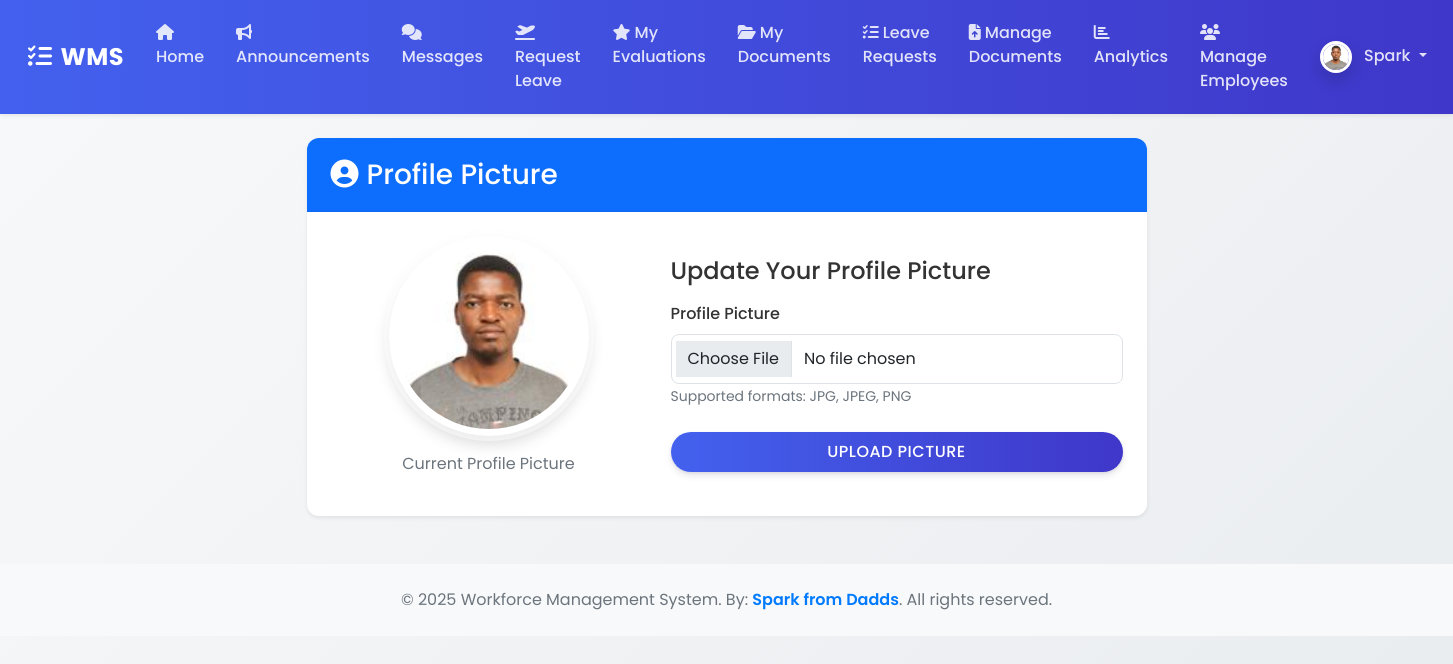
Screenshot of /profile/picture (signed in) with the database file from the repository.
### wms/models.py (models this page shows, shortened)
class ProfilePicture(db.Model):
    id = db.Column(db.Integer, primary_key=True)
    filename = db.Column(db.String(100), nullable=False)
    upload_date = db.Column(db.DateTime, nullable=False, default=datetime.datetime.utcnow)
    user_id = db.Column(db.Integer, db.ForeignKey('user.id'), nullable=False, unique=True)

class User(UserMixin, db.Model):
    id = db.Column(db.Integer, primary_key=True)
    username = db.Column(db.String(150), unique=True, nullable=False)
    email = db.Column(db.String(150), unique=True, nullable=False)
    password_hash = db.Column(db.String(256))
    role = db.Column(db.String(50), nullable=False, default='Employee') # Roles: Admin, Manager, Employee
    profile_picture = db.relationship('ProfilePicture', backref='user', uselist=False)

### wms/routes.py (the view, shortened to what this page needs)
@main_bp.route('/profile/picture', methods=['GET', 'POST'])
@login_required
def profile_picture():
    form = ProfilePictureForm()
    return render_template('profile_picture.html', title='Profile Picture', form=form)

### wms/forms.py
class ProfilePictureForm(FlaskForm):
    picture = FileField('Profile Picture', validators=[
        DataRequired(),
        FileAllowed(['jpg', 'png', 'jpeg'], 'Images only!')
    ])
    submit = SubmitField('Upload Picture')

### wms/__init__.py (called while the page is built)
def create_app():
    app = Flask(__name__)
    app.config['SECRET_KEY'] = os.environ.get('SECRET_KEY', 'a-very-secret-key-for-dev')
    app.config['SQLALCHEMY_DATABASE_URI'] = os.environ.get('DATABASE_URL', 'sqlite:///wms.db')
    app.config['SQLALCHEMY_TRACK_MODIFICATIONS'] = False
    app.config['UPLOAD_FOLDER'] = os.path.join(app.root_path, 'static/uploads')
    db.init_app(app)
    login_manager.init_app(app)
    csrf.init_app(app)
    migrate.init_app(app, db) # Initialize Migrate with app and db
    login_manager.login_view = 'main.login'
    login_manager.login_message_category = 'info'
    from wms.routes import main_bp
    app.register_blueprint(main_bp)
    with app.app_context():
        from . import models
    @login_manager.user_loader
    def load_user(user_id):
        from .models import User
        return User.query.get(int(user_id))
    return app

### wms/templates/profile_picture.html (shortened to what this page needs)
{% extends "base.html" %}
{% block content %}
<div class="container mt-4">
    <div class="row justify-content-center">
        <div class="col-md-8">
            <div class="card">
                <div class="card-header bg-primary text-white">
                    <h3 class="mb-0"><i class="fas fa-user-circle me-2"></i>Profile Picture</h3>
                </div>
                <div class="card-body">
                    <div class="row align-items-center">
                        <div class="col-md-5 text-center mb-4 mb-md-0">
                            <div class="profile-image-container">
                                {% if current_user.profile_picture %}
                                    <img src="{{ url_for('static', filename='uploads/profile_pics/' + current_user.profile_picture.filename) }}"
                                         class="img-thumbnail rounded-circle profile-picture" style="width: 200px; height: 200px; object-fit: cover;" alt="Profile Picture">
                                {% else %}
                                    <img src="{{ url_for('static', filename='uploads/profile_pics/default.png') }}"
                                         class="img-thumbnail rounded-circle profile-picture" style="width: 200px; height: 200px; object-fit: cover;" alt="Default Profile Picture">
                                {% endif %}
                            </div>
                            <p class="mt-3 text-muted">Current Profile Picture</p>
                        </div>
                        <div class="col-md-7">
                            <h4 class="mb-3">Update Your Profile Picture</h4>
                            <form method="POST" enctype="multipart/form-data">
                                <div class="form-group mb-3">
                                    {{ form.picture.label(class="form-label") }}
                                    {{ form.picture(class="form-control") }}
                                    <small class="form-text text-muted">Supported formats: JPG, JPEG, PNG</small>
                                </div>
                                <div class="form-group mt-4">
                                    {{ form.submit(class="btn btn-primary w-100") }}
                                </div>
                            </form>
                        </div>
                    </div>
                </div>
            </div>
        </div>
    </div>
</div>
{% endblock %}

### wms/templates/base.html (shortened to what this page needs)
<!DOCTYPE html>
<html>
<head>
    <link rel="stylesheet" href="https://cdn.jsdelivr.net/npm/bootstrap@5.1.3/dist/css/bootstrap.min.css">
    <link rel="stylesheet" href="https://cdnjs.cloudflare.com/ajax/libs/font-awesome/6.5.0/css/all.min.css">
    <link rel="stylesheet" href="{{ url_for('static', filename='css/styles.css') }}">
</head>
<body>
    <nav class="navbar navbar-expand-lg navbar-dark shadow-sm sticky-top">
        <div class="container-fluid">
            <a class="navbar-brand" href="#"><i class="fas fa-tasks me-2"></i>WMS</a>
            <div class="collapse navbar-collapse" id="navbarContent">
                <ul class="navbar-nav me-auto mb-2 mb-lg-0">
                    {% if current_user.is_authenticated %}
                        <li class="nav-item"><a class="nav-link" href="{{ url_for('main.home') }}"><i class="fas fa-home me-1"></i>Home</a></li>
                        <li class="nav-item"><a class="nav-link" href="{{ url_for('main.announcements') }}"><i class="fas fa-bullhorn me-1"></i>Announcements</a></li>
                        <li class="nav-item"><a class="nav-link" href="{{ url_for('main.messages') }}"><i class="fas fa-comments me-1"></i>Messages</a></li>
                        <li class="nav-item"><a class="nav-link" href="{{ url_for('main.new_leave_request') }}"><i class="fas fa-plane-departure me-1"></i>Request Leave</a></li>
                        <li class="nav-item"><a class="nav-link" href="{{ url_for('main.view_evaluations', user_id=current_user.id) }}"><i class="fas fa-star me-1"></i>My Evaluations</a></li>
                        <li class="nav-item"><a class="nav-link" href="{{ url_for('main.my_documents') }}"><i class="fas fa-folder-open me-1"></i>My Documents</a></li>
                        {% if current_user.role in ['Admin', 'Manager'] %}
                            <li class="nav-item"><a class="nav-link" href="{{ url_for('main.leave_requests') }}"><i class="fas fa-tasks me-1"></i>Leave Requests</a></li>
                            <li class="nav-item"><a class="nav-link" href="{{ url_for('main.documents') }}"><i class="fas fa-file-upload me-1"></i>Manage Documents</a></li>
                            <li class="nav-item"><a class="nav-link" href="{{ url_for('main.analytics') }}"><i class="fas fa-chart-bar me-1"></i>Analytics</a></li>
                            <li class="nav-item"><a class="nav-link" href="{{ url_for('main.manage_employees') }}"><i class="fas fa-users me-1"></i>Manage Employees</a></li>
                        {% endif %}
                    {% endif %}
                </ul>
                <ul class="navbar-nav">
                    {% if current_user.is_authenticated %}
                        <li class="nav-item dropdown">
                            <a class="nav-link dropdown-toggle" href="#" id="navbarDropdown" role="button" data-bs-toggle="dropdown" aria-expanded="false">
                                {% if current_user.profile_picture %}
                                    <img src="{{ url_for('static', filename='uploads/profile_pics/' + current_user.profile_picture.filename) }}"
                                         class="rounded-circle profile-picture" width="32" height="32" alt="Profile Picture">
                                {% else %}
                                    <img src="{{ url_for('static', filename='uploads/profile_pics/default.png') }}"
                                         class="rounded-circle profile-picture" width="32" height="32" alt="Default Profile Picture">
                                {% endif %}
                                <span class="ms-2">{{ current_user.username }}</span>
                            </a>
                        </li>
                    {% else %}
                        <li class="nav-item"><a class="nav-link" href="{{ url_for('main.login') }}"><i class="fas fa-sign-in-alt me-1"></i>Login</a></li>
                        <li class="nav-item"><a class="nav-link" href="{{ url_for('main.register') }}"><i class="fas fa-user-plus me-1"></i>Register</a></li>
                    {% endif %}
                </ul>
            </div>
        </div>
    </nav>
    <div class="container mt-4">
        {% block content %}{% endblock %}
    </div>
    <footer class="bg-light text-center text-muted py-4 mt-5">
  <div class="container">
    <p class="mb-0">
      © 2025 Workforce Management System. By:
      <span style="color: #007BFF; font-weight: 600;">Spark from Dadds</span>.
      All rights reserved.
    </p>
  </div>
</footer>
</body>
</html>

### wms/static/css/styles.css (style rules this page uses)
:root { --primary-color: #4361ee; --secondary-color: #3f37c9; --success-color: #4cc9f0; --info-color: #4895ef; --warning-color: #f72585; --danger-color: #e63946; --light-color: #f8f9fa; --dark-color: #212529; }
body { background: linear-gradient(135deg, #f8f9fa 0%, #e9ecef 100%); min-height: 100vh; font-family: 'Poppins', sans-serif; color: #333; }
.navbar { background: linear-gradient(90deg, var(--primary-color) 0%, var(--secondary-color) 100%) !important; padding: 0.8rem 1rem; }
.navbar-brand { font-weight: 700; letter-spacing: 0.5px; font-size: 1.5rem; color: white !important; }
.navbar-dark .navbar-nav .nav-link { color: rgba(255, 255, 255, 0.85); font-weight: 500; padding: 0.5rem 1rem; border-radius: 4px; transition: all 0.3s ease; }
.card, .list-group-item { border: none; box-shadow: 0 0.125rem 0.25rem rgba(0, 0, 0, 0.075); transition: all 0.3s ease; border-radius: 0.75rem; overflow: hidden; }
.card-header { background-color: #fff; border-bottom: 1px solid rgba(0, 0, 0, 0.05); padding: 1.25rem 1.5rem; font-weight: 600; }
.card-body { padding: 1.5rem; }
.btn { border-radius: 50px; padding: 0.5rem 1.5rem; font-weight: 500; text-transform: uppercase; letter-spacing: 0.5px; transition: all 0.3s ease; box-shadow: 0 4px 6px rgba(50, 50, 93, 0.11), 0 1px 3px rgba(0, 0, 0, 0.08); }
.btn-primary { background: linear-gradient(90deg, var(--primary-color) 0%, var(--secondary-color) 100%); border: none; }
.form-control, .form-select { border-radius: 0.5rem; padding: 0.75rem 1rem; border: 1px solid #dee2e6; transition: all 0.3s ease; }
.form-label { font-weight: 500; margin-bottom: 0.5rem; }
.profile-picture { border: 3px solid white; box-shadow: 0 0.5rem 1rem rgba(0, 0, 0, 0.15); }
.container { animation: fadeIn 0.5s ease-out; }

### wms/templates/profile_picture.html (style rules this page uses)
.profile-image-container { position: relative; display: inline-block; }
.profile-image-container::after { content: ''; position: absolute; top: 0; left: 0; right: 0; bottom: 0; border-radius: 50%; box-shadow: 0 0 0 5px rgba(255, 255, 255, 0.5); animation: pulse 2s infinite; }

### rows the page displays
ProfilePicture: filename (picture)
User: username "Spark"
